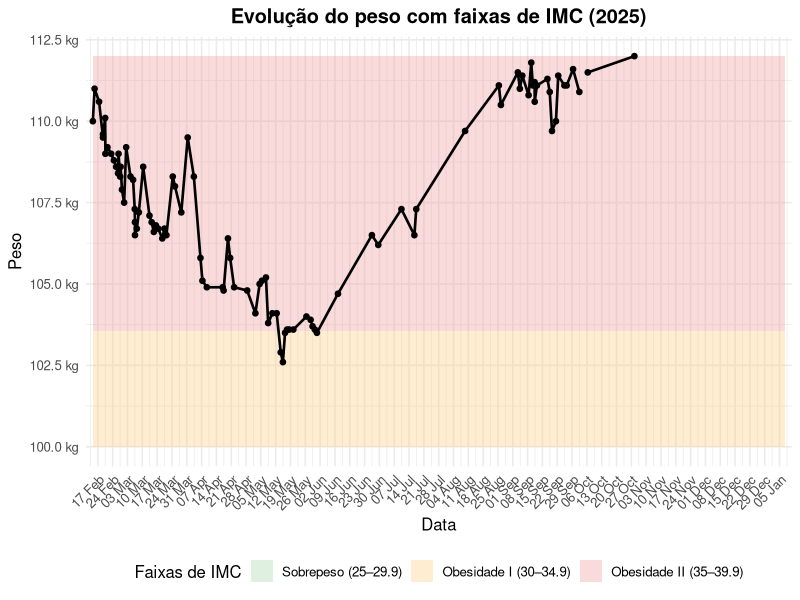

Recreate this plot in R.
## ---- chunk 1
#| label: tbl-campo
#| tbl-cap: Cursos de Campo em 2025
library(readxl)
library(dplyr)
library(knitr)

acomplamentarium <- read_excel(
  "dados/campo.xlsx",
  sheet = "campo"   # ou 1
)

kable(acomplamentarium, format = "pipe")
## ---- chunk 2
#| label: tbl-dinamicas
#| tbl-cap: Dinâmicas em 2025
library(readxl)
library(dplyr)
library(knitr)

acomplamentarium <- read_excel(
  "dados/dinamicas.xlsx",
  sheet = "dinamicas"
)%>%
  mutate(Data = format(as.Date(Data), "%d/%m/%Y"))

kable(acomplamentarium, format = "pipe")
## ---- chunk 3
library(readr)
library(dplyr)
library(knitr)
library(lubridate)

historico <- read_csv(
  "csv/laboratorios.csv",
  show_col_types = FALSE,
  trim_ws = TRUE
) %>%
  mutate(
    Data = dmy_hm(Data),                 # converte "1/2/2025 08:30" -> POSIXct
    Data = format(Data, "%d/%m/%Y")      # mantém só a data formatada
  )

kable(historico, format = "pipe")
## ---- chunk 4
#| label: tbl-compras
#| tbl-cap: Lista das compras
library(readr)
library(dplyr)
library(knitr)

compras <- read_csv(
  "csv/compras.csv",
  col_types = cols(Data = col_date(format = "%m/%d/%Y"))
) %>%
  select(Data, Loja, Categoria, Produto) %>%  # Mantém apenas as 4 primeiras colunas
  mutate(Data = format(Data, "%d/%m/%Y"))     # Reformatar data para dd/mm/aaaa

kable(compras, format = "pipe")
## ---- chunk 5
library(readxl)
library(dplyr)
library(knitr)

historico <- read_excel(
  "xlsx/eventos.xlsx",
  sheet = "eventos"  # ajuste se o nome da aba for diferente
) %>%
  select(-`Cód.Turma`, -Descrição) %>%          # remove as colunas
  mutate(`Data Início` = as.Date(`Data Início`)) %>%  # garante tipo Date (se já vier Date, ok)
  arrange(`Data Início`) %>%                   # ordena por data
  mutate(`Data Início` = format(`Data Início`, "%d/%m/%Y"))  # formata para exibição

kable(historico, format = "pipe")
## ---- chunk 6
#| label: tbl-voluntariados
#| tbl-cap: Assinatura dos voluntariados

library(readr)
library(dplyr)
library(knitr)

voluntariados <- read_csv("csv/voluntariados.csv")


kable(voluntariados, format = "pipe")
## ---- chunk 7
#| label: tbl-equipes-participacao
#| tbl-cap: Participação de Equipes em 2025
library(readr)
library(dplyr)
library(knitr)

participacao_em_equipe <- read_csv(
  "csv/participacao_em_equipe.csv",
  col_types = cols(`Data Início` = col_date(format = "%d/%m/%Y"))
) %>%
  select(-`Cód. Turma`) %>%           # Remove a coluna
  mutate(`Data Início` = format(`Data Início`, "%d/%m/%Y"))  # Reformatar data

kable(participacao_em_equipe, format = "pipe")
## ---- chunk 8
#| label: tbl-atividades-voluntariado
#| tbl-cap: Dinâmicas em 2025
library(readxl)
library(dplyr)
library(knitr)

acomplamentarium <- read_excel(
  "dados/atividades-voluntariado.xlsx",
  sheet = "Atividades"
)

kable(acomplamentarium, format = "pipe")
## ---- chunk 9
#| label: tbl-iniciativas
#| tbl-cap: Iniciativas em 2025
library(readxl)
library(dplyr)
library(knitr)

acomplamentarium <- read_excel(
  "dados/iniciativas-projetos.xlsx",
  sheet = "Projetos"
)

kable(acomplamentarium, format = "pipe")
## ---- chunk 10
#| label: fig-peso-mmc-2025
#| fig-cap: "Evolução do peso em com faixas de IMC (OMS) - 2025"
#| echo: false

library(readr)
library(dplyr)
library(lubridate)
library(ggplot2)
library(scales)
library(tibble)

# === PARAMETRO: sua altura em metros ===
altura_m <- 1.72  # <- ajuste aqui

# Função para converter IMC em peso (kg) dado altura
peso_imc <- function(imc, h) imc * h^2

# Cortes OMS para obesidade
w30 <- peso_imc(30, altura_m)  # início Obesidade I
w35 <- peso_imc(35, altura_m)  # início Obesidade II
w40 <- peso_imc(40, altura_m)  # início Obesidade III

# Intervalo que você quer destacar no gráfico
ymin_plot <- 100
ymax_plot <- 112

# Tabela de faixas com cores mais nítidas
faixas <- tribble(
  ~cat,             ~ymin, ~ymax, ~fill,
  "Sobrepeso (25–29.9)",                peso_imc(25, altura_m), min(w30, ymax_plot), "#A5D6A7",
  "Obesidade I (30–34.9)",              max(w30, ymin_plot),     min(w35, ymax_plot), "#FFCC80",
  "Obesidade II (35–39.9)",             max(w35, ymin_plot),     min(w40, ymax_plot), "#EF9A9A",
  "Obesidade III (≥40)",                max(w40, ymin_plot),     ymax_plot,           "#F48FB1"
) %>%
  filter(ymax > ymin) %>%
  mutate(ymin = pmax(ymin, ymin_plot),
         ymax = pmin(ymax, ymax_plot))

# Lê e prepara os dados
dados <- read_csv("csv/TrackAndGraph-20260122-204431.csv")

peso_2025 <- dados %>%
  filter(FeatureName == "Peso") %>%
  mutate(
    Timestamp = ymd_hms(Timestamp),
    Value = as.numeric(Value)
  ) %>%
  filter(year(Timestamp) == 2025 | year(Timestamp) == 2026) %>%
  arrange(Timestamp)

# limites do eixo X para pintar as faixas no fundo
xmin <- min(peso_2025$Timestamp, na.rm = TRUE)
xmax <- max(peso_2025$Timestamp, na.rm = TRUE)

# Define locale para português
Sys.setlocale("LC_TIME", "pt_BR.UTF-8") # Windows: "Portuguese_Brazil.1252"

ggplot() +
  # Faixas de IMC no fundo
  geom_rect(data = faixas,
            aes(xmin = xmin, xmax = xmax, ymin = ymin, ymax = ymax, fill = cat),
            inherit.aes = FALSE, alpha = 0.35, color = NA) +
  # Série temporal do peso
  geom_line(data = peso_2025, aes(x = Timestamp, y = Value), linewidth = 0.9) +
  geom_point(data = peso_2025, aes(x = Timestamp, y = Value), size = 1.6) +
  # Escalas
  scale_x_datetime(
    date_labels = "%d %b",   # dia + mês abreviado em português
    date_breaks = "1 week",
    expand = expansion(mult = c(0.01, 0.01))
  ) +
  scale_y_continuous(limits = c(ymin_plot, ymax_plot), labels = label_number(suffix = " kg")) +
  # Cores e legenda
  scale_fill_manual(
    name = "Faixas de IMC",
    values = setNames(faixas$fill, faixas$cat),
    breaks = faixas$cat
  ) +
  labs(
    title = "Evolução do peso com faixas de IMC (2025)",
    x = "Data",
    y = "Peso"
  ) +
  theme_minimal(base_size = 12) +
  theme(
    plot.title = element_text(face = "bold", hjust = 0.5),
    axis.text.x = element_text(angle = 45, hjust = 1),
    legend.position = "bottom"
  )


